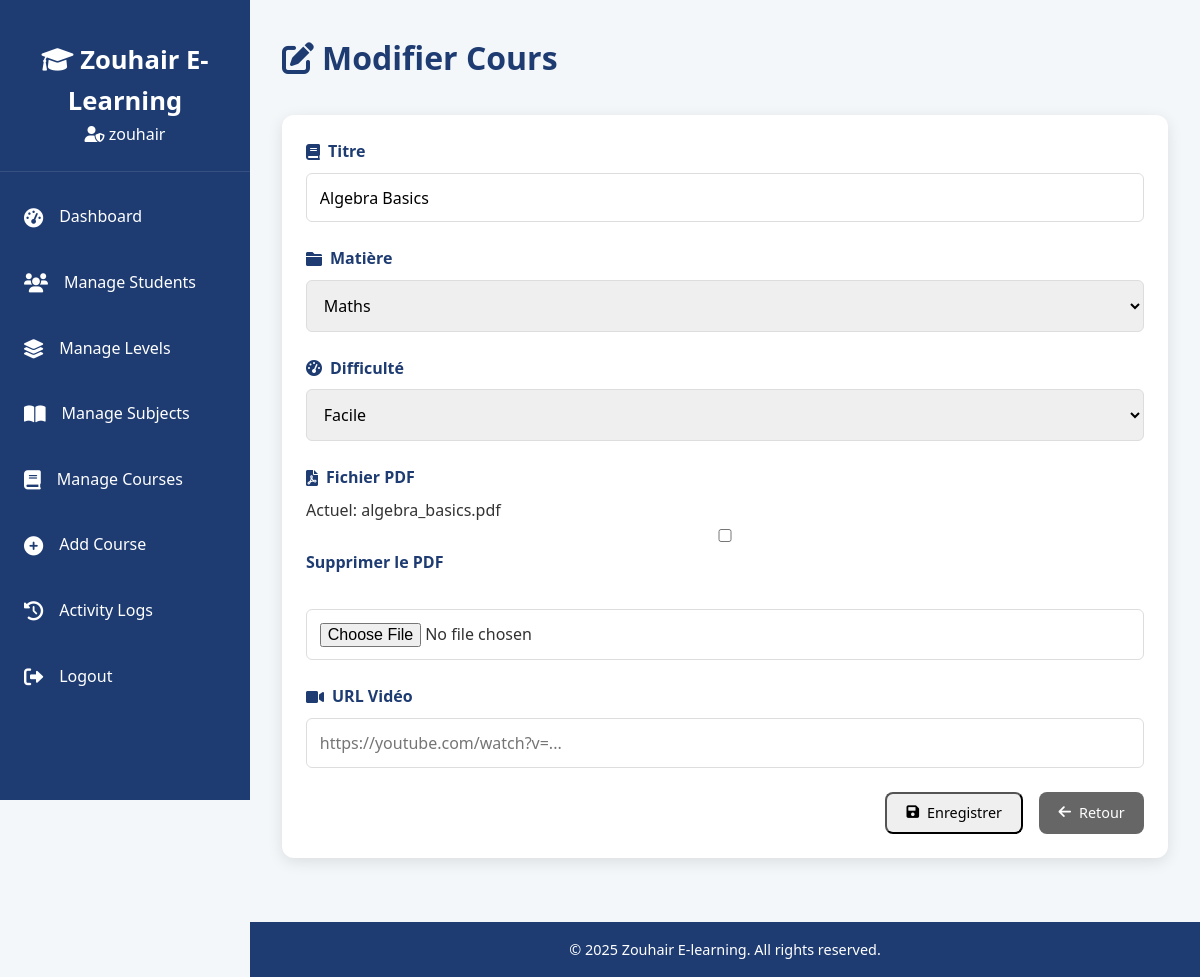
Screenshot of /admin/edit_course.php?id=1 (signed in) with the database file from the repository.
### tables this page shows
CREATE TABLE `courses` (
  `id` int(11) NOT NULL,
  `title` varchar(100) NOT NULL,
  `subject_id` int(11) NOT NULL,
  `difficulty` enum('Easy','Medium','Hard') NOT NULL,
  `created_at` datetime DEFAULT current_timestamp()
);

CREATE TABLE `subjects` (
  `id` int(11) NOT NULL,
  `name` varchar(50) NOT NULL,
  `level_id` int(11) NOT NULL,
  `created_at` datetime DEFAULT current_timestamp()
);

CREATE TABLE `course_contents` (
  `id` int(11) NOT NULL,
  `course_id` int(11) NOT NULL,
  `content_type` enum('PDF','Video') NOT NULL,
  `content_path` varchar(255) NOT NULL,
  `created_at` datetime DEFAULT current_timestamp()
);

### admin/edit_course.php (the view, shortened to what this page needs)
<?php
require_once '../includes/db_connect.php';
$course_id = (int)$_GET['id'];
$course_query = $db->query("SELECT c.*, s.name AS subject_name FROM courses c JOIN subjects s ON c.subject_id = s.id WHERE c.id = $course_id");
$course = $course_query->fetch_assoc();
$contents_query = $db->query("SELECT id, content_type, content_path FROM course_contents WHERE course_id = $course_id");
$contents = [];
while ($row = $contents_query->fetch_assoc()) {
    $contents[$row['content_type']] = ['id' => $row['id'], 'path' => $row['content_path']];
}
$subjects = $db->query("SELECT id, name FROM subjects");
?>
<!DOCTYPE html>
<html lang="fr">
<head>
    <link rel="stylesheet" href="../assets/css/admin.css">
    <link rel="stylesheet" href="https://cdnjs.cloudflare.com/ajax/libs/font-awesome/6.0.0-beta3/css/all.min.css">
</head>
<body>
    <?php include '../includes/header.php'; ?>
    <main class="dashboard">
        <h1><i class="fas fa-edit"></i> Modifier Cours</h1>
        <form method="POST" enctype="multipart/form-data" class="edit-form">
            <div class="form-group">
                <label><i class="fas fa-book"></i> Titre</label>
                <input type="text" name="title" value="<?php echo htmlspecialchars($course['title']); ?>" required>
            </div>
            <div class="form-group">
                <label><i class="fas fa-folder"></i> Matière</label>
                <select name="subject_id" required>
                    <?php while ($subject = $subjects->fetch_assoc()): ?>
                        <option value="<?php echo $subject['id']; ?>" <?php echo $course['subject_id'] == $subject['id'] ? 'selected' : ''; ?>>
                            <?php echo htmlspecialchars($subject['name']); ?>
                        </option>
                    <?php endwhile; ?>
                </select>
            </div>
            <div class="form-group">
                <label><i class="fas fa-tachometer-alt"></i> Difficulté</label>
                <select name="difficulty" required>
                    <option value="Easy" <?php echo $course['difficulty'] == 'Easy' ? 'selected' : ''; ?>>Facile</option>
                </select>
            </div>
            <div class="form-group">
                <label><i class="fas fa-file-pdf"></i> Fichier PDF</label>
                <?php if (isset($contents['PDF'])): ?>
                    <p>Actuel: <?php echo htmlspecialchars(basename($contents['PDF']['path'])); ?></p>
                    <input type="checkbox" name="remove_pdf" id="remove_pdf" value="1">
                    <label for="remove_pdf">Supprimer le PDF</label><br>
                <?php endif; ?>
                <input type="file" name="pdf_file" accept=".pdf">
            </div>
            <div class="form-group">
                <label><i class="fas fa-video"></i> URL Vidéo</label>
                <input type="url" name="video_url" value="<?php echo isset($contents['Video']) ? htmlspecialchars($contents['Video']['path']) : ''; ?>" placeholder="https://youtube.com/watch?v=...">
            </div>
            <div class="form-actions">
                <button type="submit" class="btn-action"><i class="fas fa-save"></i> Enregistrer</button>
                <a href="manage_courses.php" class="btn-action back"><i class="fas fa-arrow-left"></i> Retour</a>
            </div>
        </form>
    </main>
    <?php include '../includes/footer.php'; ?>
</body>
</html>

### includes/header.php (shortened to what this page needs)
<?php
require_once '../includes/db_connect.php';
$admin_id = $_SESSION['admin_id'];
$admin = $db->query("SELECT username FROM admins WHERE id = $admin_id")->fetch_assoc();
$admin_name = $admin ? htmlspecialchars($admin['username']) : 'Admin';
?>
<!DOCTYPE html>
<html lang="en">
<head>
    <link rel="stylesheet" href="../assets/css/admin.css">
    <link rel="stylesheet" href="https://cdn.datatables.net/1.11.5/css/jquery.dataTables.min.css">
    <link rel="stylesheet" href="https://cdnjs.cloudflare.com/ajax/libs/font-awesome/6.0.0-beta3/css/all.min.css">
</head>
<body>
    <aside class="sidebar">
        <div class="sidebar-header">
            <h2><i class="fas fa-graduation-cap"></i> Zouhair E-Learning</h2>
            <p class="admin-name"><i class="fas fa-user-shield"></i> <?php echo $admin_name; ?></p>
        </div>
        <nav class="sidebar-nav">
            <ul>
                <li><a href="../admin/dashboard.php" <?php echo basename($_SERVER['PHP_SELF']) == 'dashboard.php' ? 'class="active"' : ''; ?>><i class="fas fa-tachometer-alt"></i> <span>Dashboard</span></a></li>
                <li><a href="../admin/manage_students.php" <?php echo basename($_SERVER['PHP_SELF']) == 'manage_students.php' ? 'class="active"' : ''; ?>><i class="fas fa-users"></i> <span>Manage Students</span></a></li>
                <li><a href="../admin/manage_levels.php" <?php echo basename($_SERVER['PHP_SELF']) == 'manage_levels.php' ? 'class="active"' : ''; ?>><i class="fas fa-layer-group"></i> <span>Manage Levels</span></a></li>
                <li><a href="../admin/manage_subjects.php" <?php echo basename($_SERVER['PHP_SELF']) == 'manage_subjects.php' ? 'class="active"' : ''; ?>><i class="fas fa-book-open"></i> <span>Manage Subjects</span></a></li>
                <li><a href="../admin/manage_courses.php" <?php echo basename($_SERVER['PHP_SELF']) == 'manage_courses.php' ? 'class="active"' : ''; ?>><i class="fas fa-book"></i> <span>Manage Courses</span></a></li>
                <li><a href="../admin/add_course.php" <?php echo basename($_SERVER['PHP_SELF']) == 'add_course.php' ? 'class="active"' : ''; ?>><i class="fas fa-plus-circle"></i> <span>Add Course</span></a></li>
                <li><a href="../admin/activity_logs.php" <?php echo basename($_SERVER['PHP_SELF']) == 'activity_logs.php' ? 'class="active"' : ''; ?>><i class="fas fa-history"></i> <span>Activity Logs</span></a></li>
                <li><a href="../admin/logout.php"><i class="fas fa-sign-out-alt"></i> <span>Logout</span></a></li>
            </ul>
        </nav>
    </aside>
    <div class="main-content">

### assets/css/admin.css (style rules this page uses)
* { margin: 0; padding: 0; box-sizing: border-box; font-family: 'Segoe UI', Tahoma, Geneva, Verdana, sans-serif; }
body { background: #f4f7fa; color: #333; line-height: 1.6; overflow-x: hidden; }
.sidebar { position: fixed; top: 0; left: 0; width: 250px; height: 100vh; background: #1e3c72; color: #fff; padding: 1rem 0; transition: transform 0.3s ease; z-index: 1000; }
.sidebar-header { padding: 1.5rem; text-align: center; border-bottom: 1px solid rgba(255, 255, 255, 0.1); }
.sidebar-header h2 { font-size: 1.6rem; font-weight: 600; }
.sidebar-nav ul { list-style: none; margin-top: 1rem; }
.sidebar-nav li { margin: 0.5rem 0; }
.sidebar-nav a { display: flex; align-items: center; padding: 1rem 1.5rem; color: #fff; text-decoration: none; transition: all 0.3s ease; }
.sidebar-nav i { margin-right: 1rem; font-size: 1.2rem; }
.main-content { margin-left: 250px; padding: 2rem; min-height: 100vh; background: #f4f7fa; transition: margin-left 0.3s ease; }
.dashboard h1 { font-size: 2rem; margin-bottom: 2rem; color: #1e3c72; display: flex; align-items: center; gap: 0.5rem; }
.btn-action { display: inline-flex; align-items: center; gap: 0.5rem; padding: 0.6rem 1.2rem; border-radius: 8px; text-decoration: none; font-size: 0.9rem; transition: all 0.3s ease; cursor: pointer; }
.btn-action.back, .btn-action.cancel { background: #666; color: #fff; }
.form-group { margin-bottom: 1.5rem; }
.form-group label { display: flex; align-items: center; gap: 0.5rem; font-weight: 500; margin-bottom: 0.5rem; color: #1e3c72; }
.form-group input, .form-group select, .form-group textarea { width: 100%; padding: 0.8rem; border: 1px solid #ddd; border-radius: 6px; font-size: 1rem; transition: border-color 0.3s ease; }
.sidebar-nav a::before { content: ""; position: absolute; left: 0; top: 0; height: 100%; width: 0; background: rgba(255, 255, 255, 0.1); transition: width 0.3s ease; }
.btn-action i { transition: transform 0.3s ease; }
.edit-form { background: #fff; padding: 1.5rem; border-radius: 12px; box-shadow: 0 4px 15px rgba(0, 0, 0, 0.1); max-width: 900px; margin: 0 auto 2rem; }
.form-group label { display: flex; align-items: center; gap: 0.5rem; font-weight: 600; color: #1e3c72; margin-bottom: 0.5rem; }
.form-group input[type="text"], .form-group input[type="email"] { width: 100%; padding: 0.8rem; border: 1px solid #ddd; border-radius: 6px; font-size: 1rem; }
.form-actions { display: flex; gap: 1rem; justify-content: flex-end; }

### rows the page displays
courses: title "Algebra Basics", subject_id "Maths", difficulty "Facile"
course_contents: content_path "algebra_basics.pdf"

### other values shown
$admin_name "zouhair"
